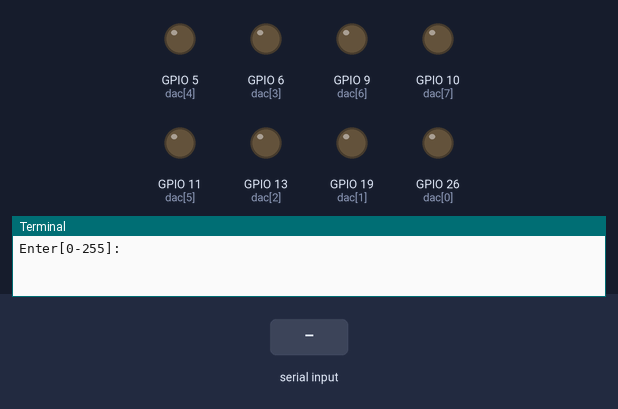
Bench run of a program on a simulated Raspberry Pi (BCM pin numbers). Shown: output pins drawn as LEDs (lit = HIGH), the last lines printed to the terminal. Inputs (shaded band) come from the test bench.

Above: at 1.2 s.
1.3 s: "5" typed at the terminal, then Enter
At 2.5 s:
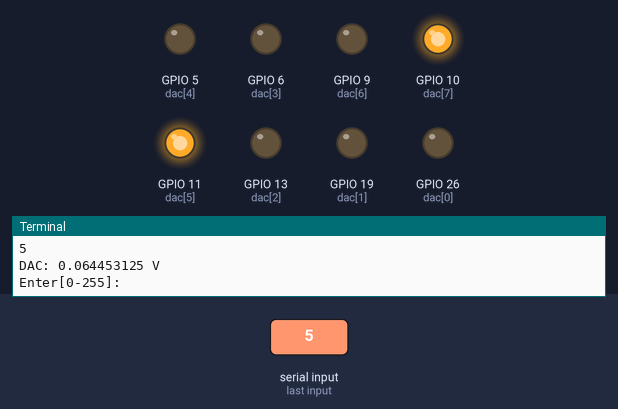
2.8 s: "90" typed at the terminal, then Enter
At 3.8 s:
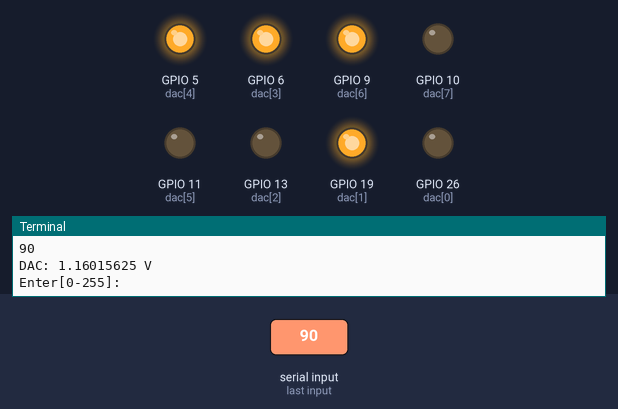
4.3 s: "200" typed at the terminal, then Enter
At 4.9 s:
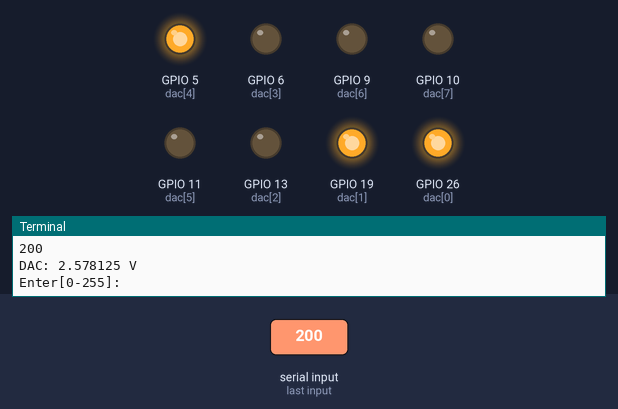
5.8 s: "1" typed at the terminal, then Enter
At 6.1 s:
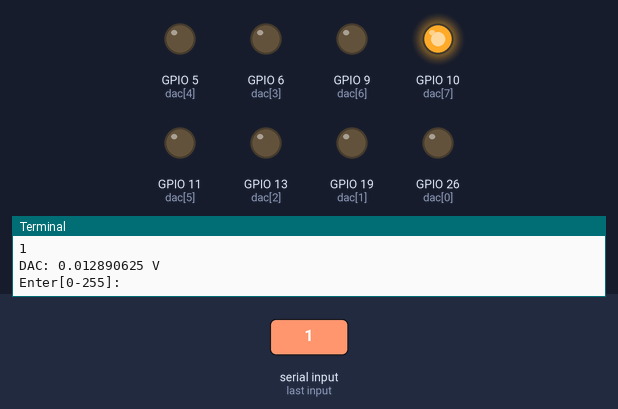
Timing chart, 0 to 8.3 s (numbered marks = the images above; inputs shaded):
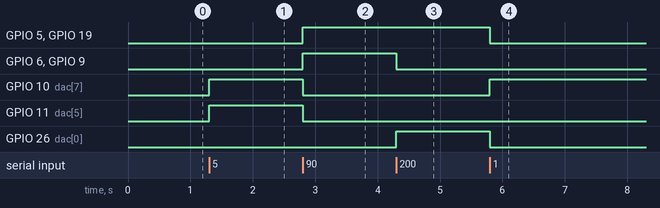

The program:

4-1-dac.py
```python
import RPi.GPIO as GPIO

GPIO.setmode(GPIO.BCM)

dac = [26, 19, 13, 6, 5, 11, 9, 10]
GPIO.setup(dac, GPIO.OUT)

def dec2bin(dec):
    return [int(bit) for bit in bin(dec)[2:].zfill(8)]


try:
    while True:
        inp = input("Enter[0-255]:")
        if inp == 'q':
            break
        if not inp.isdigit():
            print("You should enter only digits, DIGITS!!!")
            continue
        bin_val = dec2bin(int(inp))
        if len(bin_val) > 8:
            print("Number is to long for 8 bits!!!")
            continue
        GPIO.output(dac, bin_val)
        dac_value = int(inp)/256 * 3.3
        print("DAC:", dac_value, "V")
finally:
    GPIO.output(dac, 0)
    GPIO.cleanup()
```

Measured:
- after the input at 1.3 s, GPIO 10 (dac[7]), GPIO 11 (dac[5]): LOW → HIGH at once
- after the input at 2.8 s, GPIO 5 (dac[4]), GPIO 6 (dac[3]), GPIO 9 (dac[6]), GPIO 19 (dac[1]): LOW → HIGH at once; GPIO 10 (dac[7]), GPIO 11 (dac[5]): HIGH → LOW at once
- after the input at 4.3 s, GPIO 6 (dac[3]), GPIO 9 (dac[6]): HIGH → LOW at once; GPIO 26 (dac[0]): LOW → HIGH at once
- after the input at 5.8 s, GPIO 5 (dac[4]), GPIO 19 (dac[1]), GPIO 26 (dac[0]): HIGH → LOW at once; GPIO 10 (dac[7]): LOW → HIGH at once
